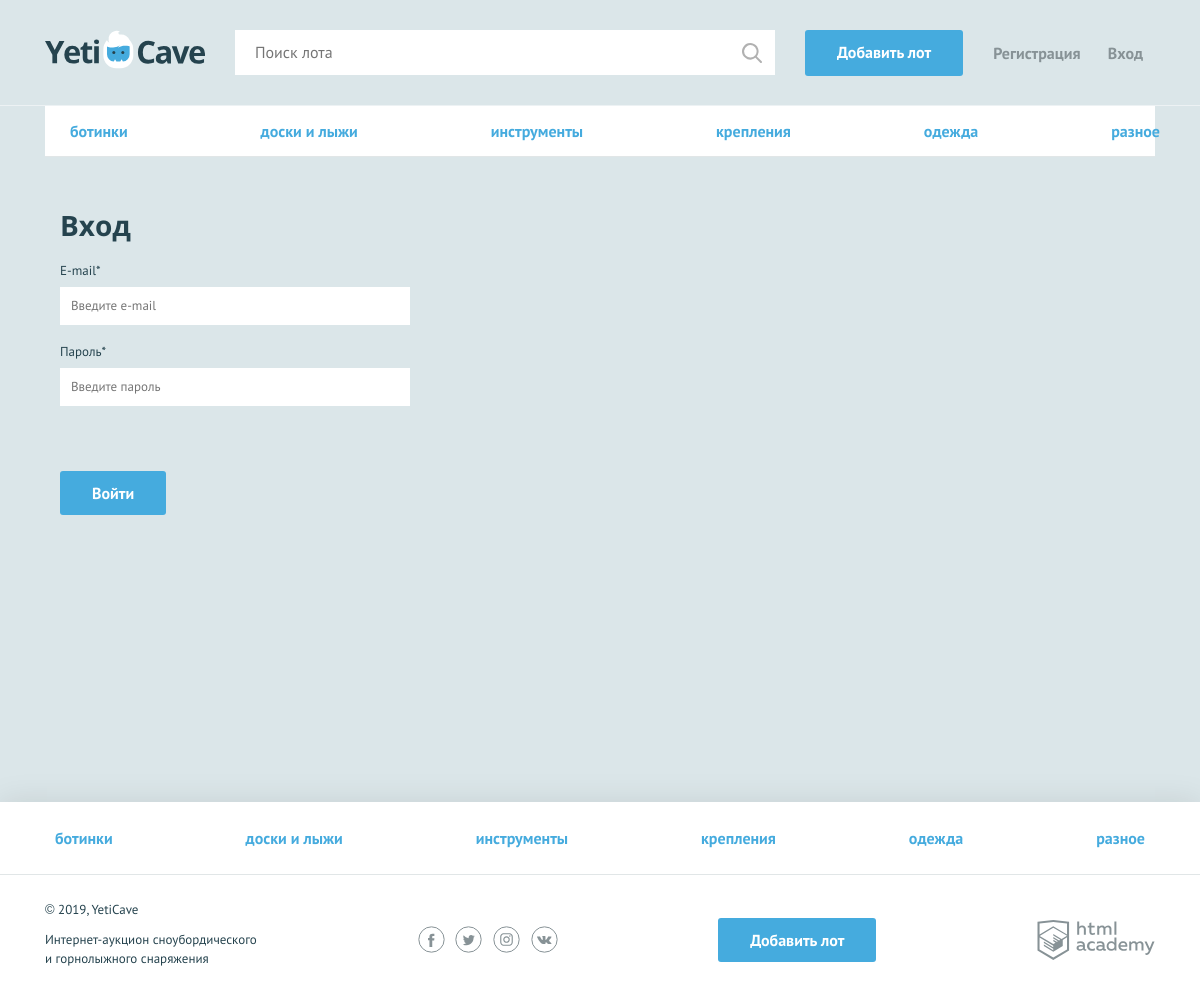
The page /login.php on the database its author committed.
### tables this page shows
CREATE TABLE category (
id INT AUTO_INCREMENT PRIMARY KEY,
name CHAR(128),
id_lot INT
);

### functions.php (called while the page is built, shortened)
<?php
function connect_to_db() {
    $link = mysqli_connect('localhost', 'root', '', '184136_yeticave');
    mysqli_set_charset($link, "utf8");
    return $link;
}
function show_categories_select() {
    $link = connect_to_db();
    if($link) {
        $categories_sql = 'SELECT * FROM category ORDER BY name ASC';
        $result_select = mysqli_query($link, $categories_sql);
        if ($result_select) {
            $categories_select = mysqli_fetch_all($result_select, MYSQLI_ASSOC);
        } else {
            print ('Произошла ошибка при выполнении запроса! Обратитесь к администратору, либо попробуйте снова.');
            die();
        }
    } else {
        print ('Произошла ошибка подключения, недоступна база данных! Обратитесь к администратору, либо попробуйте снова.');
        die();
    }
    return $categories_select;
};
function include_template($name, $data) {
    $name = 'templates/' . $name;
    extract($data);
    require $name;
    $result = ob_get_clean();
    return $result;
};
?>

### templates/login.php (the view, shortened to what this page needs)
<main>
  <nav class="nav">
      <ul class="nav__list container">
          <?php foreach ($categories_select as $value): ?>
              <li class="nav__item">
                  <a href="pages/all-lots.html"><?=$value['name']; ?></a>
              </li>
          <?php endforeach; ?>
      </ul>
  </nav>
  <?php $form_classname = count($errors ?? []) ? "form--invalid" : ""; ?>
  <form class="form container <?=$form_classname;?>" action="/login.php" method="post" enctype="multipart/form-data">
    <h2>Вход</h2>
    <?php $classname = isset($errors['email']) ? "form__item--invalid" : "";
    $value = isset($form_enter['email']) ? $form_enter['email'] : ""; ?>
    <div class="form__item <?=$classname;?>">
      <label for="email">E-mail*</label>
      <input id="email" class="<?=$classname;?>" type="text" name="enter[email]" placeholder="Введите e-mail" value="<?=$value;?>">
    </div>
    <?php $classname = isset($errors['password']) ? "form__item--invalid" : "";
    $value = isset($form_enter['password']) ? $form_enter['password'] : ""; ?>
    <div class="form__item form__item--last  <?=$classname;?>">
      <label for="password">Пароль*</label>
      <input id="password" class="<?=$classname;?>" type="text" name="enter[password]" placeholder="Введите пароль" value="<?=$value;?>">
    </div>
    <button type="submit" class="button">Войти</button>
  </form>
</main>

### templates/layout.php (shortened to what this page needs)
<!DOCTYPE html>
<html lang="ru">
<head>
    <link href="css/normalize.min.css" rel="stylesheet">
    <link href="css/style.css" rel="stylesheet">
</head>
<body>
<div class="page-wrapper">
<header class="main-header">
    <div class="main-header__container container">
        <a class="main-header__logo" href="/">
            <img src="img/logo.svg" width="160" height="39" alt="Логотип компании YetiCave">
        </a>
        <form class="main-header__search" method="get" action="https://echo.htmlacademy.ru">
            <input type="search" name="search" placeholder="Поиск лота">
            <input class="main-header__search-btn" type="submit" name="find" value="Найти">
        </form>
        <a class="main-header__add-lot button" href="/add.php">Добавить лот</a>
        <nav class="user-menu">
            <?php if (isset($_SESSION['user'])): ?>
                <div class="user-menu__logged">
                    <p><?=check_hakers($_SESSION['user']['name']); ?></p>
                    <a href="/logout.php">Выйти</a>
                    <img src="<?=$_SESSION['user']['avatar']; ?>" width="25" height="25">
                </div>
            <?php else: ?>
                <ul class="user-menu__list">
                    <li class="user-menu__item">
                        <a href="/sign-up.php">Регистрация</a>
                    </li>
                    <li class="user-menu__item">
                         <a href="/login.php">Вход</a>
                    </li>
                 </ul>
            <?php endif; ?>
        </nav>
    </div>
</header>
<main class="container">
    <?=$content_main; ?>
</main>
</div>
<footer class="main-footer">
    <nav class="nav">
        <ul class="nav__list container">
            <?php foreach ($categories_select as $value): ?>
            <li class="nav__item">
                <a href="pages/all-lots.html"><?=$value['name']; ?></a>
            </li>
            <?php endforeach; ?>
        </ul>
    </nav>
    <div class="main-footer__bottom container">
        <div class="main-footer__copyright">
            <p>© 2019, YetiCave</p>
            <p>Интернет-аукцион сноубордического и горнолыжного снаряжения</p>
        </div>
        <div class="main-footer__social social">
            <a class="social__link social__link--facebook" href="#">
            </a>
            <a class="social__link social__link--twitter" href="#">
            </a>
            <a class="social__link social__link--instagram" href="#">
            </a>
            <a class="social__link social__link--vkontakte" href="#">
            </a>
        </div>
        <a class="main-footer__add-lot button" href="/add.php">Добавить лот</a>
        <div class="main-footer__developed-by">
            <a class="logo-academy" href="https://htmlacademy.ru/intensive/php">
            </a>
        </div>
    </div>
</footer>
</body>
</html>

### css/style.css (style rules this page uses)
html, body { height: 100%; }
.page-wrapper { display: flex; flex-direction: column; min-height: 100%; margin-bottom: -202px; }
.page-wrapper::after { content: ""; display: block; }
.page-wrapper::after { height: 85px; }
main { margin-bottom: 202px; }
body { min-width: 1140px; background-color: #dbe6e9; font-family: "PT Sans", sans-serif; font-weight: 400; font-size: 16px; line-height: 26px; color: #25434e; }
a { text-decoration: none; }
h2 { margin: 0; font-family: "Open Sans", sans-serif; font-size: 28px; line-height: 35px; font-weight: 700; }
.container { width: 1110px; margin: 0 auto; padding: 0 15px; }
main.container { margin-bottom: 202px; }
.button { display: block; padding: 9px 32px; background-color: #45abde; color: #ffffff; text-align: center; font-weight: 700; border: none; border-radius: 3px; }
.main-header { padding: 30px 0 29px; border-bottom: 1px solid rgba(255, 255, 255, 0.5); }
.main-header__container { display: -webkit-flex; display: -ms-flexbox; display: flex; -webkit-justify-content: flex-start; -ms-flex-pack: start; justify-content: flex-start; }
.main-header__logo { display: block; margin-right: 30px; }
.main-header__search { position: relative; width: 540px; margin-right: 30px; }
.main-header__search input[type="search"] { width: 100%; padding: 8px 19px 9px 19px; border: 1px solid #ffffff; }
.main-header__search-btn { content: ""; position: absolute; top: 3px; right: 3px; width: 20px; height: 20px; padding: 20px; background: url("../img/search.svg") center no-repeat; opacity: 0.3; border: 0; font-size: 0; }
.main-header__add-lot { max-width: 160px; margin-right: 30px; }
.user-menu__list { display: -webkit-flex; display: -ms-flexbox; display: flex; -webkit-justify-content: space-between; -ms-flex-pack: justify; justify-content: space-between; -webkit-flex-wrap: wrap; -ms-flex-wrap: wrap; flex-wrap: wrap; width: 150px; margin: 0; margin-top: 10px; padding: 0; list-style: none; }
.user-menu__item a { color: #879296; font-weight: 700; }
.user-menu { display: -webkit-flex; display: -ms-flexbox; display: flex; }
.main-footer { background-color: #ffffff; box-shadow: 0 0 30px 0 rgba(0, 0, 0, 0.1); }
.main-footer__bottom { display: -webkit-flex; display: -ms-flexbox; display: flex; -webkit-justify-content: space-between; -ms-flex-pack: justify; justify-content: space-between; -webkit-align-items: center; -ms-flex-align: center; align-items: center; padding: 25px 0; }
.main-footer__copyright { max-width: 212px; }
.main-footer__copyright p { margin: 0; margin-bottom: 11px; font-size: 13px; line-height: 19px; }
.main-footer__social { width: 140px; }
.social { display: -webkit-flex; display: -ms-flexbox; display: flex; -webkit-justify-content: space-between; -ms-flex-pack: justify; justify-content: space-between; -webkit-flex-wrap: wrap; -ms-flex-wrap: wrap; flex-wrap: wrap; }
.social__link { width: 27px; height: 27px; }
.logo-academy { display: block; width: 118px; height: 40px; }
.nav { background-color: #ffffff; border-bottom: 1px solid #e1e6e7; }
.nav__list { display: -webkit-flex; display: -ms-flexbox; display: flex; -webkit-justify-content: space-between; -ms-flex-pack: justify; justify-content: space-between; -webkit-flex-wrap: wrap; -ms-flex-wrap: wrap; flex-wrap: wrap; list-style: none; }
.nav__item a { position: relative; display: block; padding: 12px 10px; font-weight: 700; color: #45abde; }
.nav__item a::before { content: ""; display: none; position: absolute; bottom: 0; width: calc(100% - 20px); height: 3px; background-color: #e2e5e6; }
.main-footer .nav__item a { padding: 23px 10px; }
.form { padding-top: 51px; }
.form h2 { padding-bottom: 15px; }
.form__item { width: 350px; margin: 0; margin-bottom: 14px; font-size: 13px; }
.form__item label { display: block; margin-bottom: 3px; }
.form__item input, .form__item textarea { display: block; width: 100%; padding: 5px 10px; border: 1px solid #ffffff; box-sizing: border-box; }
.form__item--last { margin-bottom: 65px; }
.form .button { display: inline-block; vertical-align: middle; margin-right: 20px; }

### rows shown on the page
category: name "ботинки"
category: name "доски и лыжи"
category: name "инструменты"
category: name "крепления"
category: name "одежда"
category: name "разное"
